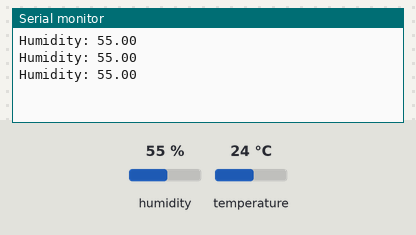
A sketch run on a simulated Arduino Uno, built with avr-gcc and run on an emulated ATmega328P. Shown: the last lines printed to the serial monitor. Inputs (shaded band) come from the test bench; at power-on: humidity 55 %, temperature 24 °C.

Above: at 2.8 s.
2.9 s: humidity set to 22 %
At 4.8 s:
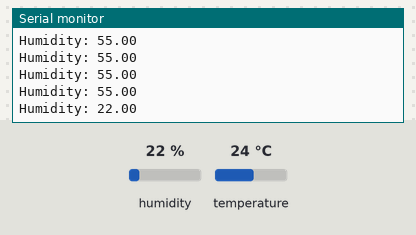
5.6 s: humidity set to 40 %
At 6.8 s:
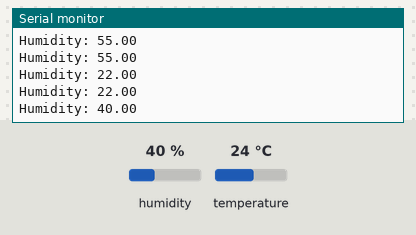
Timing chart, 0 to 8.6 s (numbered marks = the images above; inputs shaded):
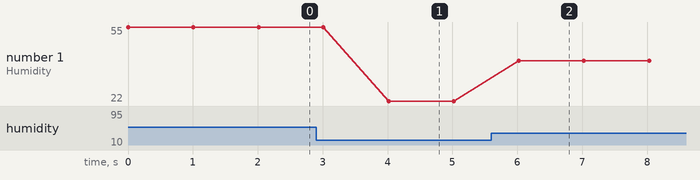

The sketch:

main.ino
```cpp
/**
  Read the humidity sensor value
  03 MAY 2025 by Blind Author
*/

#include "DHT.h"

#define DHTTYPE DHT22

#define DHTPIN 2

DHT dht(DHTPIN, DHTTYPE);

void setup() {
  Serial.begin(9600);
  dht.begin();
}

void loop() {
  float humidity = dht.readHumidity();

  Serial.print("Humidity: ");
  Serial.println(humidity);

  delay(1000);
}
```

Measured:
- after the input at 2.9 s, the serial monitor: prints a new line after 1.1 s (image 1)
- after the input at 5.6 s, the serial monitor: prints a new line after 0.42 s (image 2)
- plotted number 1: 55 → 22 after the input at 2.9 s, 22 → 40 after the input at 5.6 s
